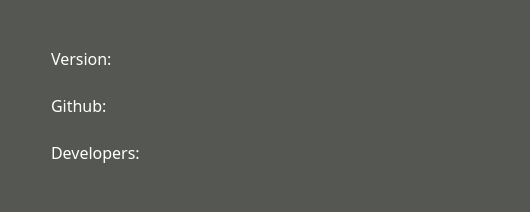
<?xml version="1.0" encoding="UTF-8"?>
<ui version="4.0">
 <class>MainDialog</class>
 <widget class="QDialog" name="MainDialog">
  <property name="geometry">
   <rect>
    <x>0</x>
    <y>0</y>
    <width>530</width>
    <height>212</height>
   </rect>
  </property>
  <property name="sizePolicy">
   <sizepolicy hsizetype="Preferred" vsizetype="Preferred">
    <horstretch>0</horstretch>
    <verstretch>0</verstretch>
   </sizepolicy>
  </property>
  <property name="minimumSize">
   <size>
    <width>530</width>
    <height>212</height>
   </size>
  </property>
  <property name="maximumSize">
   <size>
    <width>530</width>
    <height>212</height>
   </size>
  </property>
  <property name="windowTitle">
   <string>About - YoloAnt</string>
  </property>
  <property name="styleSheet">
   <string notr="true">background-color: rgb(85, 87, 83);
color: rgb(255, 255, 255);</string>
  </property>
  <layout class="QHBoxLayout" name="horizontalLayout">
   <item>
    <widget class="QFrame" name="MainFrame">
     <property name="sizePolicy">
      <sizepolicy hsizetype="Preferred" vsizetype="Fixed">
       <horstretch>0</horstretch>
       <verstretch>0</verstretch>
      </sizepolicy>
     </property>
     <property name="styleSheet">
      <string notr="true">border: 0;</string>
     </property>
     <property name="frameShape">
      <enum>QFrame::StyledPanel</enum>
     </property>
     <property name="frameShadow">
      <enum>QFrame::Raised</enum>
     </property>
     <layout class="QHBoxLayout" name="horizontalLayout_2">
      <property name="topMargin">
       <number>0</number>
      </property>
      <property name="bottomMargin">
       <number>0</number>
      </property>
      <item>
       <widget class="QLabel" name="antHeadLbl">
        <property name="enabled">
         <bool>true</bool>
        </property>
        <property name="sizePolicy">
         <sizepolicy hsizetype="Fixed" vsizetype="Fixed">
          <horstretch>0</horstretch>
          <verstretch>0</verstretch>
         </sizepolicy>
        </property>
        <property name="text">
         <string/>
        </property>
        <property name="pixmap">
         <pixmap>../../icons/icons8-ant-head-96.png</pixmap>
        </property>
        <property name="alignment">
         <set>Qt::AlignCenter</set>
        </property>
       </widget>
      </item>
      <item>
       <widget class="QFrame" name="informationFrame">
        <property name="minimumSize">
         <size>
          <width>325</width>
          <height>0</height>
         </size>
        </property>
        <property name="styleSheet">
         <string notr="true">border: 0;</string>
        </property>
        <property name="frameShape">
         <enum>QFrame::StyledPanel</enum>
        </property>
        <property name="frameShadow">
         <enum>QFrame::Raised</enum>
        </property>
        <layout class="QVBoxLayout" name="verticalLayout">
         <item>
          <widget class="QFrame" name="versionFrame">
           <property name="sizePolicy">
            <sizepolicy hsizetype="Preferred" vsizetype="Fixed">
             <horstretch>0</horstretch>
             <verstretch>0</verstretch>
            </sizepolicy>
           </property>
           <property name="frameShape">
            <enum>QFrame::StyledPanel</enum>
           </property>
           <property name="frameShadow">
            <enum>QFrame::Raised</enum>
           </property>
           <layout class="QHBoxLayout" name="horizontalLayout_3">
            <item>
             <widget class="QLabel" name="versionLbl">
              <property name="sizePolicy">
               <sizepolicy hsizetype="Fixed" vsizetype="Preferred">
                <horstretch>0</horstretch>
                <verstretch>0</verstretch>
               </sizepolicy>
              </property>
              <property name="font">
               <font>
                <family>Sans</family>
                <pointsize>12</pointsize>
               </font>
              </property>
              <property name="text">
               <string>Version: </string>
              </property>
             </widget>
            </item>
            <item>
             <widget class="QLabel" name="versionTxt">
              <property name="font">
               <font>
                <family>Sans</family>
                <pointsize>12</pointsize>
               </font>
              </property>
              <property name="text">
               <string/>
              </property>
             </widget>
            </item>
           </layout>
          </widget>
         </item>
         <item>
          <widget class="QFrame" name="githubFrame">
           <property name="sizePolicy">
            <sizepolicy hsizetype="Preferred" vsizetype="Fixed">
             <horstretch>0</horstretch>
             <verstretch>0</verstretch>
            </sizepolicy>
           </property>
           <property name="frameShape">
            <enum>QFrame::StyledPanel</enum>
           </property>
           <property name="frameShadow">
            <enum>QFrame::Raised</enum>
           </property>
           <layout class="QHBoxLayout" name="horizontalLayout_5">
            <item>
             <widget class="QLabel" name="githubLbl">
              <property name="sizePolicy">
               <sizepolicy hsizetype="Fixed" vsizetype="Preferred">
                <horstretch>0</horstretch>
                <verstretch>0</verstretch>
               </sizepolicy>
              </property>
              <property name="font">
               <font>
                <family>Sans</family>
                <pointsize>12</pointsize>
               </font>
              </property>
              <property name="text">
               <string>Github:</string>
              </property>
             </widget>
            </item>
            <item>
             <widget class="QLabel" name="githubTxt">
              <property name="text">
               <string/>
              </property>
             </widget>
            </item>
           </layout>
          </widget>
         </item>
         <item>
          <widget class="QFrame" name="developersFrame">
           <property name="sizePolicy">
            <sizepolicy hsizetype="Preferred" vsizetype="Fixed">
             <horstretch>0</horstretch>
             <verstretch>0</verstretch>
            </sizepolicy>
           </property>
           <property name="frameShape">
            <enum>QFrame::StyledPanel</enum>
           </property>
           <property name="frameShadow">
            <enum>QFrame::Raised</enum>
           </property>
           <layout class="QHBoxLayout" name="horizontalLayout_4">
            <item>
             <widget class="QLabel" name="developersLbl">
              <property name="sizePolicy">
               <sizepolicy hsizetype="Fixed" vsizetype="Preferred">
                <horstretch>0</horstretch>
                <verstretch>0</verstretch>
               </sizepolicy>
              </property>
              <property name="font">
               <font>
                <family>Sans</family>
                <pointsize>12</pointsize>
               </font>
              </property>
              <property name="text">
               <string>Developers:</string>
              </property>
             </widget>
            </item>
            <item>
             <widget class="QLabel" name="developersTxt">
              <property name="text">
               <string/>
              </property>
             </widget>
            </item>
           </layout>
          </widget>
         </item>
        </layout>
       </widget>
      </item>
     </layout>
    </widget>
   </item>
  </layout>
 </widget>
 <resources/>
 <connections/>
</ui>
